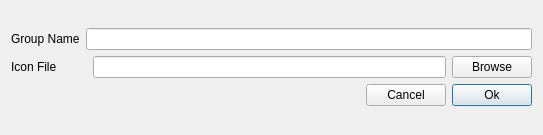
<?xml version="1.0" encoding="UTF-8"?>
<ui version="4.0">
 <class>Dialog</class>
 <widget class="QDialog" name="Dialog">
  <property name="geometry">
   <rect>
    <x>0</x>
    <y>0</y>
    <width>543</width>
    <height>135</height>
   </rect>
  </property>
  <property name="sizePolicy">
   <sizepolicy hsizetype="Fixed" vsizetype="Fixed">
    <horstretch>0</horstretch>
    <verstretch>0</verstretch>
   </sizepolicy>
  </property>
  <property name="windowTitle">
   <string>Dialog</string>
  </property>
  <layout class="QGridLayout" name="gridLayout">
   <item row="0" column="0">
    <layout class="QVBoxLayout" name="verticalLayout">
     <item>
      <layout class="QHBoxLayout" name="horizontalLayout">
       <item>
        <widget class="QLabel" name="label">
         <property name="text">
          <string>Group Name</string>
         </property>
        </widget>
       </item>
       <item>
        <widget class="QLineEdit" name="lineEdit"/>
       </item>
      </layout>
     </item>
     <item>
      <layout class="QHBoxLayout" name="horizontalLayout_3">
       <item>
        <widget class="QLabel" name="label_2">
         <property name="text">
          <string>Icon File         </string>
         </property>
        </widget>
       </item>
       <item>
        <widget class="QLineEdit" name="lineEdit_2"/>
       </item>
       <item>
        <widget class="QPushButton" name="pushButton">
         <property name="text">
          <string>Browse</string>
         </property>
        </widget>
       </item>
      </layout>
     </item>
     <item>
      <layout class="QHBoxLayout" name="horizontalLayout_4">
       <item>
        <spacer name="horizontalSpacer">
         <property name="orientation">
          <enum>Qt::Horizontal</enum>
         </property>
         <property name="sizeHint" stdset="0">
          <size>
           <width>40</width>
           <height>20</height>
          </size>
         </property>
        </spacer>
       </item>
       <item>
        <widget class="QPushButton" name="pushButton_2">
         <property name="text">
          <string>Cancel</string>
         </property>
        </widget>
       </item>
       <item>
        <widget class="QPushButton" name="pushButton_3">
         <property name="text">
          <string>Ok</string>
         </property>
         <property name="autoDefault">
          <bool>false</bool>
         </property>
         <property name="default">
          <bool>true</bool>
         </property>
        </widget>
       </item>
      </layout>
     </item>
    </layout>
   </item>
  </layout>
 </widget>
 <resources/>
 <connections/>
</ui>
